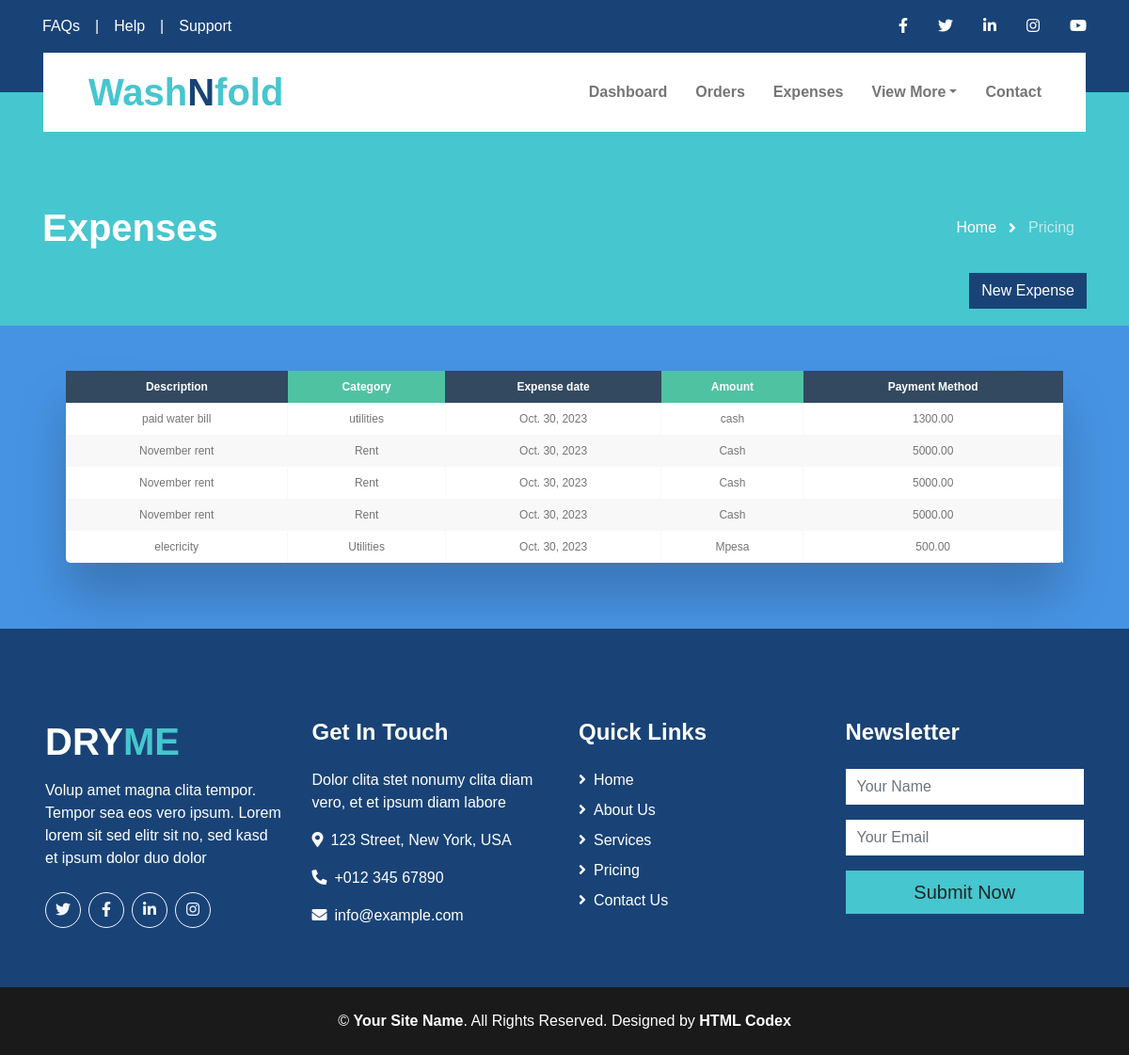
The app's page /expenses, older data.
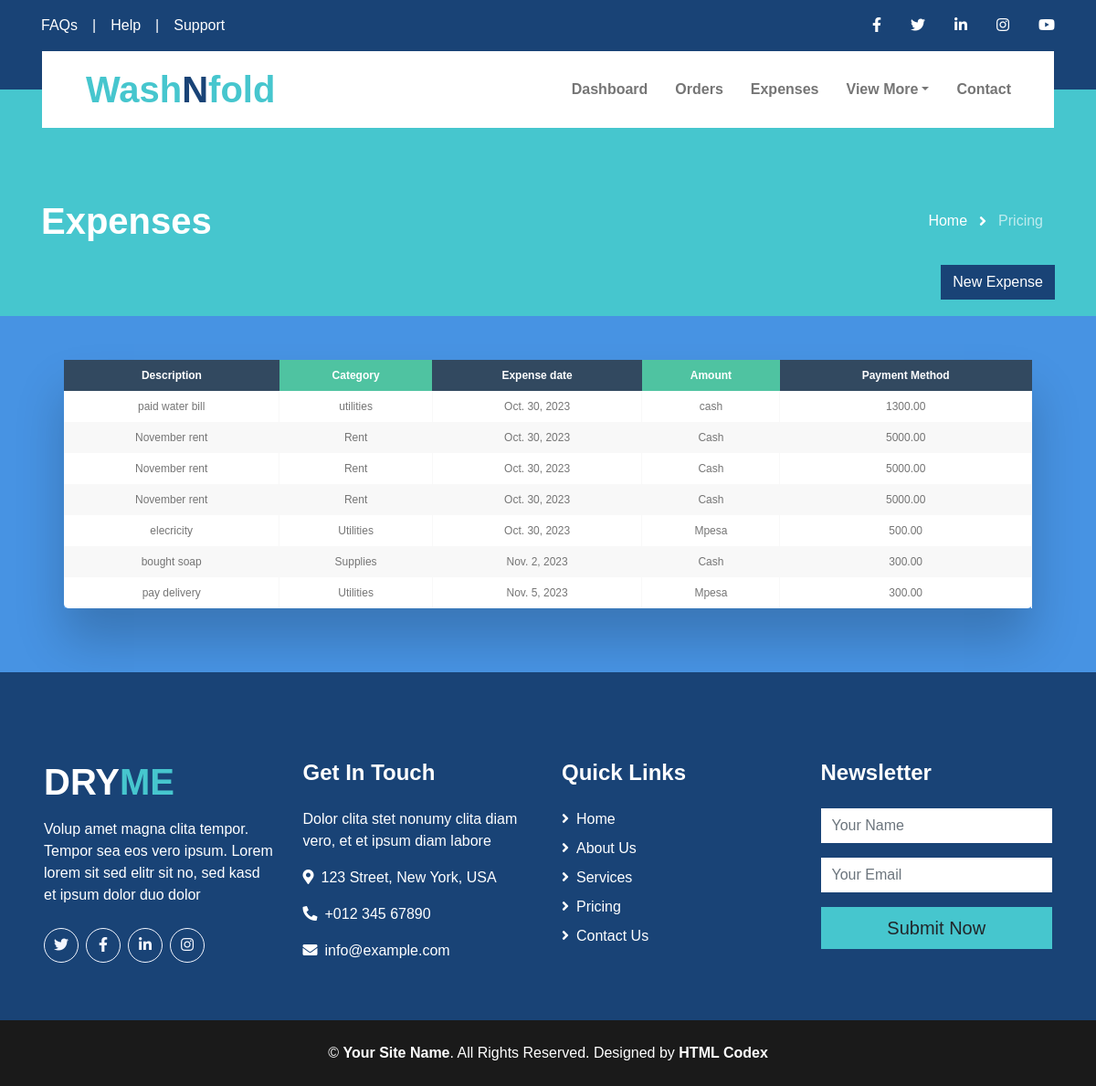
The same page, newer data.
### base/models.py (models this page shows, shortened)
class Expense(models.Model):
    description = models.CharField(max_length=200)
    amount = models.DecimalField(max_digits=10, decimal_places=2)
    expense_date = models.DateField()
    category = models.CharField(max_length=50)
    payment_method = models.CharField(max_length=50)

### base/views.py (the view)
# urls.py: path('expenses',views.Expenses,name='expenses'),
def Expenses(request):
    choices = Category.objects.all().values_list('name','name')
    choice_list = []
    for item in choices:
        choice_list.append(item)
    expenses = Expense.objects.all()
    if request.method == 'POST':
        description = request.POST.get('description')
        expense_date = request.POST.get('expenseDate')
        category = request.POST.get('category')
        payment_method = request.POST.get('paymentMethod')
        amount = request.POST.get('amount')
        expense = Expense(description=description, amount=amount, expense_date=expense_date, category=category, payment_method=payment_method)
        expense.save()
        return redirect('home')  # Redirect to a success page or any other desired URL
    else:
        form = ExpenseForm()
    return render(request,'expenses.html',{'expenses': expenses,'form':form,'choices':choice_list})

### base/forms.py
class ExpenseForm(forms.ModelForm):
    class Meta:
        model = Expense
        fields = ['description', 'amount', 'expense_date', 'category', 'payment_method']
        widgets = {
            'category': forms.Select(choices=choice_list,attrs={'class':'form-control'})
        }

### base/templates/expenses.html (shortened to what the changed rows need)
{% load static %}
<!DOCTYPE html>
<html lang="en">
<head>
    <link href="https://cdnjs.cloudflare.com/ajax/libs/font-awesome/5.15.0/css/all.min.css" rel="stylesheet">
    <link href="{% static 'base/lib/owlcarousel/assets/owl.carousel.min.css' %}" rel="stylesheet">
    <link href="{% static 'base/css/style.css' %}" rel="stylesheet">
</head>
<body>
     <div class="container-fluid position-relative nav-bar p-0">
        <div class="container-lg position-relative p-0 px-lg-3" style="z-index: 9;">
            <nav class="navbar navbar-expand-lg bg-white navbar-light py-3 py-lg-0 pl-3 pl-lg-5">
                <a href="" class="navbar-brand">
                    <h1 class="m-0 text-secondary">Wash<span class="text-primary">N</span>fold</h1>
                </a>
            </nav>
        </div>
    </div>
    <div class="page-header container-fluid bg-secondary pt-2 pt-lg-5 pb-2 mb-5">
        <div class="container py-5">
            <div class="row align-items-center py-4">
                <div class="col-md-6 text-center text-md-left">
                    <h1 class="mb-4 mb-md-0 text-white">Expenses</h1>
                </div>
            </div>
             <button id="myBtn" class="btn btn-primary float-right mb-3">New Expense</div>
    </div>
    <div class="table-wrapper" style="overflow-x:auto;">
        <table class="fl-table">
            <thead>
            <tr>
                <th>Description</th>
                <th>Category</th>
                <th>Expense date</th>
                <th>Amount</th>
                <th>Payment Method</th>
            </tr>
            </thead>
            <tbody>
                {% for expense in expenses %}
                    <tr>
                        <td>{{ expense.description }}</td>
                        <td>{{ expense.category }}</td>
                        <td>{{ expense.expense_date }}</td>
                        <td>{{ expense.payment_method }}</td>
                        <td>{{ expense.amount }}</td>
                    </tr>
                {% endfor %}
        </table>
    </div>
    <div class="container-fluid bg-primary text-white mt-5 pt-5 px-sm-3 px-md-5">
        <div class="row pt-5">
            <div class="col-lg-3 col-md-6 mb-5">
                <a href=""><h1 class="text-secondary mb-3"><span class="text-white">DRY</span>ME</h1></a>
            </div>
        </div>
    </div>
</body>
</html>

Row changes from the older to the newer data that the page shows:
added Expense: description "bought soap", category "Supplies", expense_date "Nov. 2, 2023", payment_method "Cash", amount "300.00"
added Expense: description "pay delivery", category "Utilities", expense_date "Nov. 5, 2023", payment_method "Mpesa", amount "300.00"
